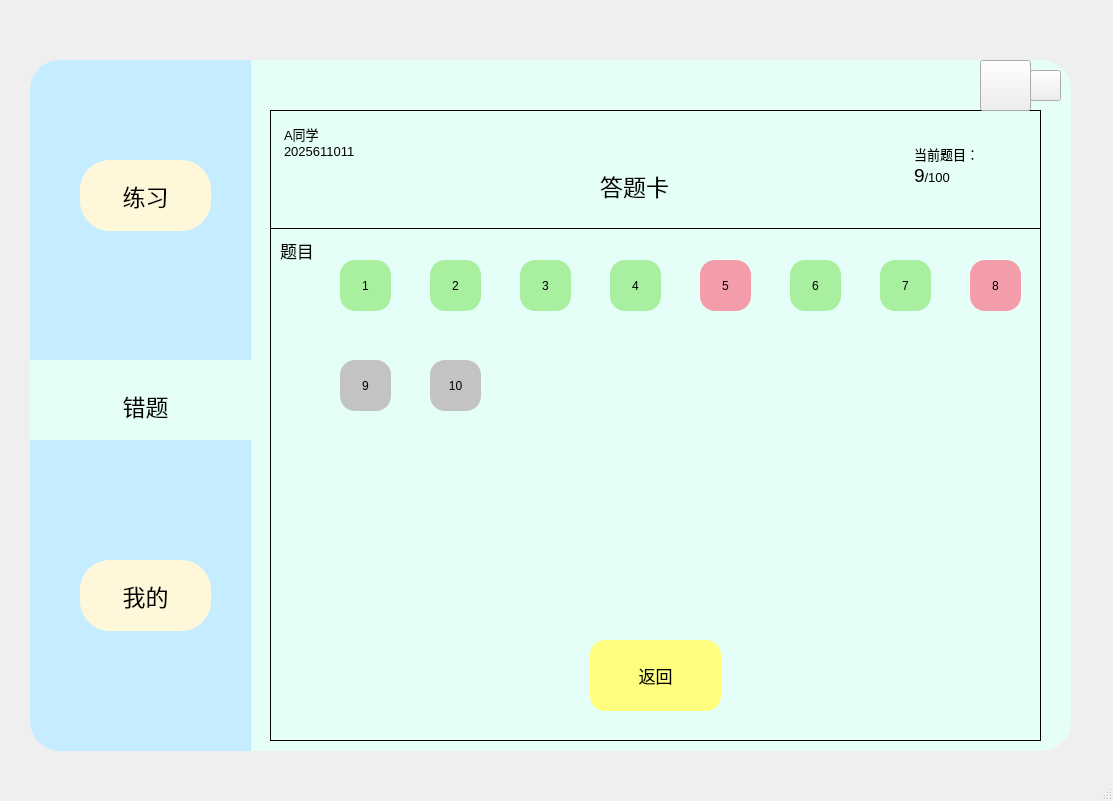
<?xml version="1.0" encoding="UTF-8"?>
<ui version="4.0">
 <class>MainWindow</class>
 <widget class="QMainWindow" name="MainWindow">
  <property name="geometry">
   <rect>
    <x>0</x>
    <y>0</y>
    <width>1113</width>
    <height>801</height>
   </rect>
  </property>
  <property name="windowTitle">
   <string>MainWindow</string>
  </property>
  <widget class="QWidget" name="centralwidget">
   <widget class="QFrame" name="frame">
    <property name="geometry">
     <rect>
      <x>270</x>
      <y>110</y>
      <width>771</width>
      <height>631</height>
     </rect>
    </property>
    <property name="sizePolicy">
     <sizepolicy hsizetype="Expanding" vsizetype="Expanding">
      <horstretch>0</horstretch>
      <verstretch>0</verstretch>
     </sizepolicy>
    </property>
    <property name="cursor">
     <cursorShape>ArrowCursor</cursorShape>
    </property>
    <property name="layoutDirection">
     <enum>Qt::LeftToRight</enum>
    </property>
    <property name="styleSheet">
     <string notr="true"/>
    </property>
    <property name="frameShape">
     <enum>QFrame::Panel</enum>
    </property>
    <property name="frameShadow">
     <enum>QFrame::Plain</enum>
    </property>
    <widget class="QPushButton" name="Bt_back">
     <property name="geometry">
      <rect>
       <x>320</x>
       <y>530</y>
       <width>131</width>
       <height>71</height>
      </rect>
     </property>
     <property name="font">
      <font>
       <pointsize>13</pointsize>
      </font>
     </property>
     <property name="styleSheet">
      <string notr="true">

QPushButton{
	background-color: rgb(255, 255, 127);
	border-radius:15px

}
QPushButton:pressed{
	padding-left:5px;
	padding-top:5px;
}</string>
     </property>
     <property name="text">
      <string>返回</string>
     </property>
    </widget>
    <widget class="Line" name="line">
     <property name="geometry">
      <rect>
       <x>0</x>
       <y>110</y>
       <width>801</width>
       <height>16</height>
      </rect>
     </property>
     <property name="font">
      <font>
       <pointsize>4</pointsize>
      </font>
     </property>
     <property name="frameShadow">
      <enum>QFrame::Plain</enum>
     </property>
     <property name="orientation">
      <enum>Qt::Horizontal</enum>
     </property>
    </widget>
    <widget class="QTextBrowser" name="text_info">
     <property name="geometry">
      <rect>
       <x>10</x>
       <y>10</y>
       <width>171</width>
       <height>61</height>
      </rect>
     </property>
     <property name="font">
      <font>
       <pointsize>11</pointsize>
      </font>
     </property>
     <property name="styleSheet">
      <string notr="true">background-color: rgb(229, 255, 248);</string>
     </property>
     <property name="frameShape">
      <enum>QFrame::NoFrame</enum>
     </property>
     <property name="html">
      <string>&lt;!DOCTYPE HTML PUBLIC &quot;-//W3C//DTD HTML 4.0//EN&quot; &quot;http://www.w3.org/TR/REC-html40/strict.dtd&quot;&gt;
&lt;html&gt;&lt;head&gt;&lt;meta name=&quot;qrichtext&quot; content=&quot;1&quot; /&gt;&lt;style type=&quot;text/css&quot;&gt;
p, li { white-space: pre-wrap; }
&lt;/style&gt;&lt;/head&gt;&lt;body style=&quot; font-family:'SimSun'; font-size:11pt; font-weight:400; font-style:normal;&quot;&gt;
&lt;p style=&quot; margin-top:0px; margin-bottom:0px; margin-left:0px; margin-right:0px; -qt-block-indent:0; text-indent:0px;&quot;&gt;&lt;span style=&quot; font-size:10pt;&quot;&gt;A同学&lt;/span&gt;&lt;/p&gt;
&lt;p style=&quot; margin-top:0px; margin-bottom:0px; margin-left:0px; margin-right:0px; -qt-block-indent:0; text-indent:0px;&quot;&gt;&lt;span style=&quot; font-size:10pt;&quot;&gt;2025611011&lt;/span&gt;&lt;/p&gt;&lt;/body&gt;&lt;/html&gt;</string>
     </property>
    </widget>
    <widget class="QTextBrowser" name="text_info_2">
     <property name="geometry">
      <rect>
       <x>640</x>
       <y>30</y>
       <width>121</width>
       <height>81</height>
      </rect>
     </property>
     <property name="styleSheet">
      <string notr="true">background-color: rgb(229, 255, 248);</string>
     </property>
     <property name="frameShape">
      <enum>QFrame::NoFrame</enum>
     </property>
     <property name="html">
      <string>&lt;!DOCTYPE HTML PUBLIC &quot;-//W3C//DTD HTML 4.0//EN&quot; &quot;http://www.w3.org/TR/REC-html40/strict.dtd&quot;&gt;
&lt;html&gt;&lt;head&gt;&lt;meta name=&quot;qrichtext&quot; content=&quot;1&quot; /&gt;&lt;style type=&quot;text/css&quot;&gt;
p, li { white-space: pre-wrap; }
&lt;/style&gt;&lt;/head&gt;&lt;body style=&quot; font-family:'SimSun'; font-size:9pt; font-weight:400; font-style:normal;&quot;&gt;
&lt;p style=&quot; margin-top:0px; margin-bottom:0px; margin-left:0px; margin-right:0px; -qt-block-indent:0; text-indent:0px;&quot;&gt;&lt;span style=&quot; font-size:10pt;&quot;&gt;当前题目：&lt;/span&gt;&lt;/p&gt;
&lt;p style=&quot; margin-top:0px; margin-bottom:0px; margin-left:0px; margin-right:0px; -qt-block-indent:0; text-indent:0px;&quot;&gt;&lt;span style=&quot; font-size:14pt;&quot;&gt;9&lt;/span&gt;&lt;span style=&quot; font-size:10pt;&quot;&gt;/100&lt;/span&gt;&lt;/p&gt;
&lt;p style=&quot;-qt-paragraph-type:empty; margin-top:0px; margin-bottom:0px; margin-left:0px; margin-right:0px; -qt-block-indent:0; text-indent:0px;&quot;&gt;&lt;br /&gt;&lt;/p&gt;&lt;/body&gt;&lt;/html&gt;</string>
     </property>
    </widget>
    <widget class="QPushButton" name="pushButton">
     <property name="geometry">
      <rect>
       <x>70</x>
       <y>150</y>
       <width>51</width>
       <height>51</height>
      </rect>
     </property>
     <property name="styleSheet">
      <string notr="true">QPushButton{
background-color: rgb(168, 239, 160);
border-radius:15px
}

QPushButton:pressed{
	padding-left:5px;
	padding-top:5px;
}</string>
     </property>
     <property name="text">
      <string>1</string>
     </property>
    </widget>
    <widget class="QLabel" name="label">
     <property name="geometry">
      <rect>
       <x>10</x>
       <y>120</y>
       <width>41</width>
       <height>41</height>
      </rect>
     </property>
     <property name="font">
      <font>
       <pointsize>13</pointsize>
      </font>
     </property>
     <property name="styleSheet">
      <string notr="true">border-bottom-left-radius:15px

</string>
     </property>
     <property name="frameShape">
      <enum>QFrame::WinPanel</enum>
     </property>
     <property name="frameShadow">
      <enum>QFrame::Sunken</enum>
     </property>
     <property name="text">
      <string>题目</string>
     </property>
    </widget>
    <widget class="QPushButton" name="pushButton_2">
     <property name="geometry">
      <rect>
       <x>160</x>
       <y>150</y>
       <width>51</width>
       <height>51</height>
      </rect>
     </property>
     <property name="styleSheet">
      <string notr="true">QPushButton{
background-color: rgb(168, 239, 160);
border-radius:15px
}

QPushButton:pressed{
	padding-left:5px;
	padding-top:5px;
}</string>
     </property>
     <property name="text">
      <string>2</string>
     </property>
    </widget>
    <widget class="QPushButton" name="pushButton_3">
     <property name="geometry">
      <rect>
       <x>430</x>
       <y>150</y>
       <width>51</width>
       <height>51</height>
      </rect>
     </property>
     <property name="styleSheet">
      <string notr="true">QPushButton{
border-radius:15px;
background-color: rgb(244, 157, 170);
}
QPushButton:pressed{
	padding-left:5px;
	padding-top:5px;
}</string>
     </property>
     <property name="text">
      <string>5</string>
     </property>
    </widget>
    <widget class="QPushButton" name="pushButton_4">
     <property name="geometry">
      <rect>
       <x>340</x>
       <y>150</y>
       <width>51</width>
       <height>51</height>
      </rect>
     </property>
     <property name="styleSheet">
      <string notr="true">QPushButton{
background-color: rgb(168, 239, 160);
border-radius:15px
}

QPushButton:pressed{
	padding-left:5px;
	padding-top:5px;
}</string>
     </property>
     <property name="text">
      <string>4</string>
     </property>
    </widget>
    <widget class="QPushButton" name="pushButton_5">
     <property name="geometry">
      <rect>
       <x>250</x>
       <y>150</y>
       <width>51</width>
       <height>51</height>
      </rect>
     </property>
     <property name="styleSheet">
      <string notr="true">QPushButton{
background-color: rgb(168, 239, 160);
border-radius:15px
}

QPushButton:pressed{
	padding-left:5px;
	padding-top:5px;
}</string>
     </property>
     <property name="text">
      <string>3</string>
     </property>
    </widget>
    <widget class="QPushButton" name="pushButton_6">
     <property name="geometry">
      <rect>
       <x>610</x>
       <y>150</y>
       <width>51</width>
       <height>51</height>
      </rect>
     </property>
     <property name="styleSheet">
      <string notr="true">QPushButton{
background-color: rgb(168, 239, 160);
border-radius:15px
}

QPushButton:pressed{
	padding-left:5px;
	padding-top:5px;
}</string>
     </property>
     <property name="text">
      <string>7</string>
     </property>
    </widget>
    <widget class="QPushButton" name="pushButton_8">
     <property name="geometry">
      <rect>
       <x>160</x>
       <y>250</y>
       <width>51</width>
       <height>51</height>
      </rect>
     </property>
     <property name="styleSheet">
      <string notr="true">QPushButton{
background-color: rgb(195, 195, 195);
border-radius:15px}
QPushButton:pressed{
	padding-left:5px;
	padding-top:5px;
}</string>
     </property>
     <property name="text">
      <string>10</string>
     </property>
    </widget>
    <widget class="QPushButton" name="pushButton_9">
     <property name="geometry">
      <rect>
       <x>70</x>
       <y>250</y>
       <width>51</width>
       <height>51</height>
      </rect>
     </property>
     <property name="styleSheet">
      <string notr="true">QPushButton{
background-color: rgb(195, 195, 195);
border-radius:15px}
QPushButton:pressed{
	padding-left:5px;
	padding-top:5px;
}</string>
     </property>
     <property name="text">
      <string>9</string>
     </property>
    </widget>
    <widget class="QPushButton" name="pushButton_10">
     <property name="geometry">
      <rect>
       <x>700</x>
       <y>150</y>
       <width>51</width>
       <height>51</height>
      </rect>
     </property>
     <property name="styleSheet">
      <string notr="true">QPushButton{
border-radius:15px;
background-color: rgb(244, 157, 170);
}
QPushButton:pressed{
	padding-left:5px;
	padding-top:5px;
}</string>
     </property>
     <property name="text">
      <string>8</string>
     </property>
    </widget>
    <widget class="QPushButton" name="pushButton_11">
     <property name="geometry">
      <rect>
       <x>520</x>
       <y>150</y>
       <width>51</width>
       <height>51</height>
      </rect>
     </property>
     <property name="styleSheet">
      <string notr="true">QPushButton{
background-color: rgb(168, 239, 160);
border-radius:15px
}

QPushButton:pressed{
	padding-left:5px;
	padding-top:5px;
}</string>
     </property>
     <property name="text">
      <string>6</string>
     </property>
    </widget>
    <widget class="QLabel" name="label_2">
     <property name="geometry">
      <rect>
       <x>330</x>
       <y>50</y>
       <width>111</width>
       <height>51</height>
      </rect>
     </property>
     <property name="font">
      <font>
       <pointsize>17</pointsize>
      </font>
     </property>
     <property name="text">
      <string>答题卡</string>
     </property>
    </widget>
   </widget>
   <widget class="QFrame" name="frame_2">
    <property name="geometry">
     <rect>
      <x>30</x>
      <y>60</y>
      <width>221</width>
      <height>691</height>
     </rect>
    </property>
    <property name="styleSheet">
     <string notr="true">QFrame{
	background-color: rgb(198, 237, 255);
	border-top-left-radius:30px;
	border-bottom-left-radius:30px;
}</string>
    </property>
    <property name="frameShape">
     <enum>QFrame::StyledPanel</enum>
    </property>
    <property name="frameShadow">
     <enum>QFrame::Raised</enum>
    </property>
    <widget class="QPushButton" name="Bt_exercise">
     <property name="geometry">
      <rect>
       <x>50</x>
       <y>100</y>
       <width>131</width>
       <height>71</height>
      </rect>
     </property>
     <property name="font">
      <font>
       <pointsize>17</pointsize>
       <weight>50</weight>
       <bold>false</bold>
      </font>
     </property>
     <property name="styleSheet">
      <string notr="true">QPushButton{
	background-color: rgb(255, 247, 217);
	color: rgb(0, 0, 0);
	border-radius:30px

}
QPushButton:pressed{
	padding-left:5px;
	padding-top:5px;
}</string>
     </property>
     <property name="text">
      <string>练习</string>
     </property>
    </widget>
    <widget class="QPushButton" name="Bt_mine">
     <property name="geometry">
      <rect>
       <x>50</x>
       <y>500</y>
       <width>131</width>
       <height>71</height>
      </rect>
     </property>
     <property name="font">
      <font>
       <pointsize>17</pointsize>
      </font>
     </property>
     <property name="styleSheet">
      <string notr="true">QPushButton{
	background-color: rgb(255, 247, 217);
	border-radius:30px

}
QPushButton:pressed{
	padding-left:5px;
	padding-top:5px;
}</string>
     </property>
     <property name="text">
      <string>我的</string>
     </property>
    </widget>
    <widget class="QFrame" name="frame_3">
     <property name="geometry">
      <rect>
       <x>0</x>
       <y>300</y>
       <width>221</width>
       <height>80</height>
      </rect>
     </property>
     <property name="styleSheet">
      <string notr="true">background-color: rgb(229, 255, 248);
border-radius:0px
</string>
     </property>
     <property name="frameShape">
      <enum>QFrame::StyledPanel</enum>
     </property>
     <property name="frameShadow">
      <enum>QFrame::Raised</enum>
     </property>
     <widget class="QPushButton" name="Bt_wrong">
      <property name="geometry">
       <rect>
        <x>50</x>
        <y>10</y>
        <width>131</width>
        <height>71</height>
       </rect>
      </property>
      <property name="font">
       <font>
        <pointsize>17</pointsize>
        <underline>false</underline>
        <strikeout>false</strikeout>
       </font>
      </property>
      <property name="styleSheet">
       <string notr="true">QPushButton{	
background-color: rgb(229, 255, 248);
	border-radius:30px
}
QPushButton:pressed{
	padding-left:5px;
	padding-top:5px;
}</string>
      </property>
      <property name="text">
       <string>错题</string>
      </property>
     </widget>
    </widget>
   </widget>
   <widget class="QLabel" name="label_drag">
    <property name="geometry">
     <rect>
      <x>250</x>
      <y>60</y>
      <width>821</width>
      <height>691</height>
     </rect>
    </property>
    <property name="styleSheet">
     <string notr="true">QFrame{
	background-color: rgb(229, 255, 248);
	border-top-right-radius:30px;
	border-bottom-right-radius:30px;
}</string>
    </property>
    <property name="text">
     <string/>
    </property>
   </widget>
   <widget class="QPushButton" name="pushButton_17">
    <property name="geometry">
     <rect>
      <x>980</x>
      <y>60</y>
      <width>51</width>
      <height>51</height>
     </rect>
    </property>
    <property name="styleSheet">
     <string notr="true">border-image: url(:/新前缀/最小化.png);</string>
    </property>
    <property name="text">
     <string/>
    </property>
   </widget>
   <widget class="QPushButton" name="pushButton_18">
    <property name="geometry">
     <rect>
      <x>1030</x>
      <y>70</y>
      <width>31</width>
      <height>31</height>
     </rect>
    </property>
    <property name="styleSheet">
     <string notr="true">border-image: url(:/新前缀/关闭窗口.png);</string>
    </property>
    <property name="text">
     <string/>
    </property>
   </widget>
   <zorder>label_drag</zorder>
   <zorder>frame</zorder>
   <zorder>frame_2</zorder>
   <zorder>pushButton_17</zorder>
   <zorder>pushButton_18</zorder>
  </widget>
  <widget class="QStatusBar" name="statusbar"/>
 </widget>
 <resources>
  <include location="Resources.qrc"/>
 </resources>
 <connections>
  <connection>
   <sender>pushButton_18</sender>
   <signal>clicked()</signal>
   <receiver>MainWindow</receiver>
   <slot>close()</slot>
   <hints>
    <hint type="sourcelabel">
     <x>1054</x>
     <y>83</y>
    </hint>
    <hint type="destinationlabel">
     <x>1082</x>
     <y>61</y>
    </hint>
   </hints>
  </connection>
  <connection>
   <sender>pushButton_17</sender>
   <signal>clicked()</signal>
   <receiver>MainWindow</receiver>
   <slot>showMinimized()</slot>
   <hints>
    <hint type="sourcelabel">
     <x>1009</x>
     <y>88</y>
    </hint>
    <hint type="destinationlabel">
     <x>1011</x>
     <y>26</y>
    </hint>
   </hints>
  </connection>
 </connections>
</ui>
